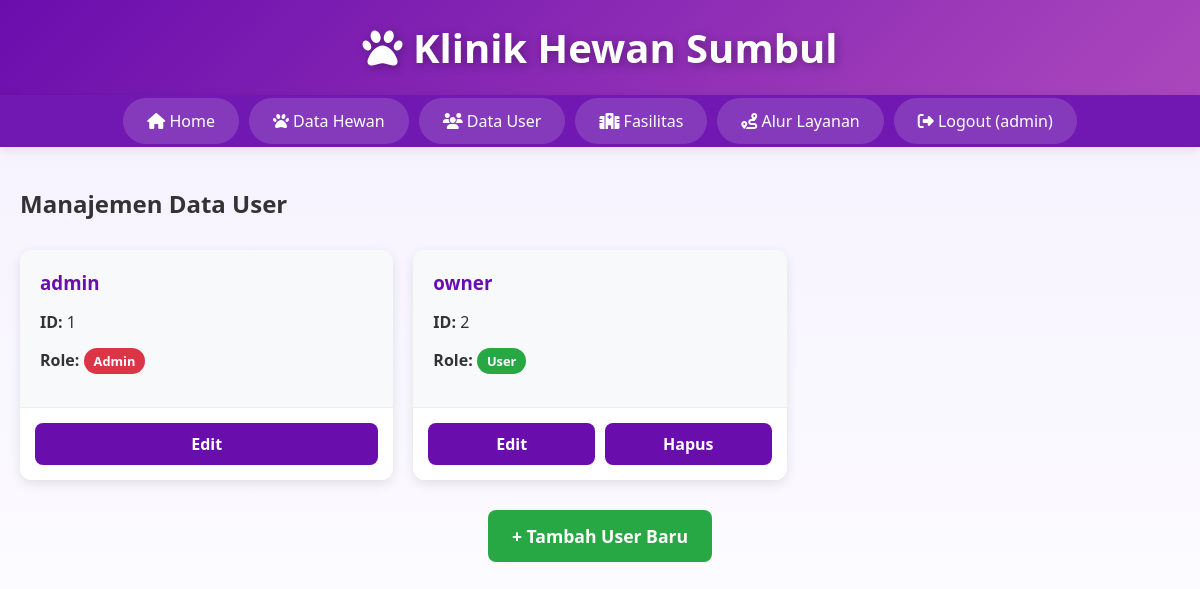
The app's page /data_user (signed in), older data.
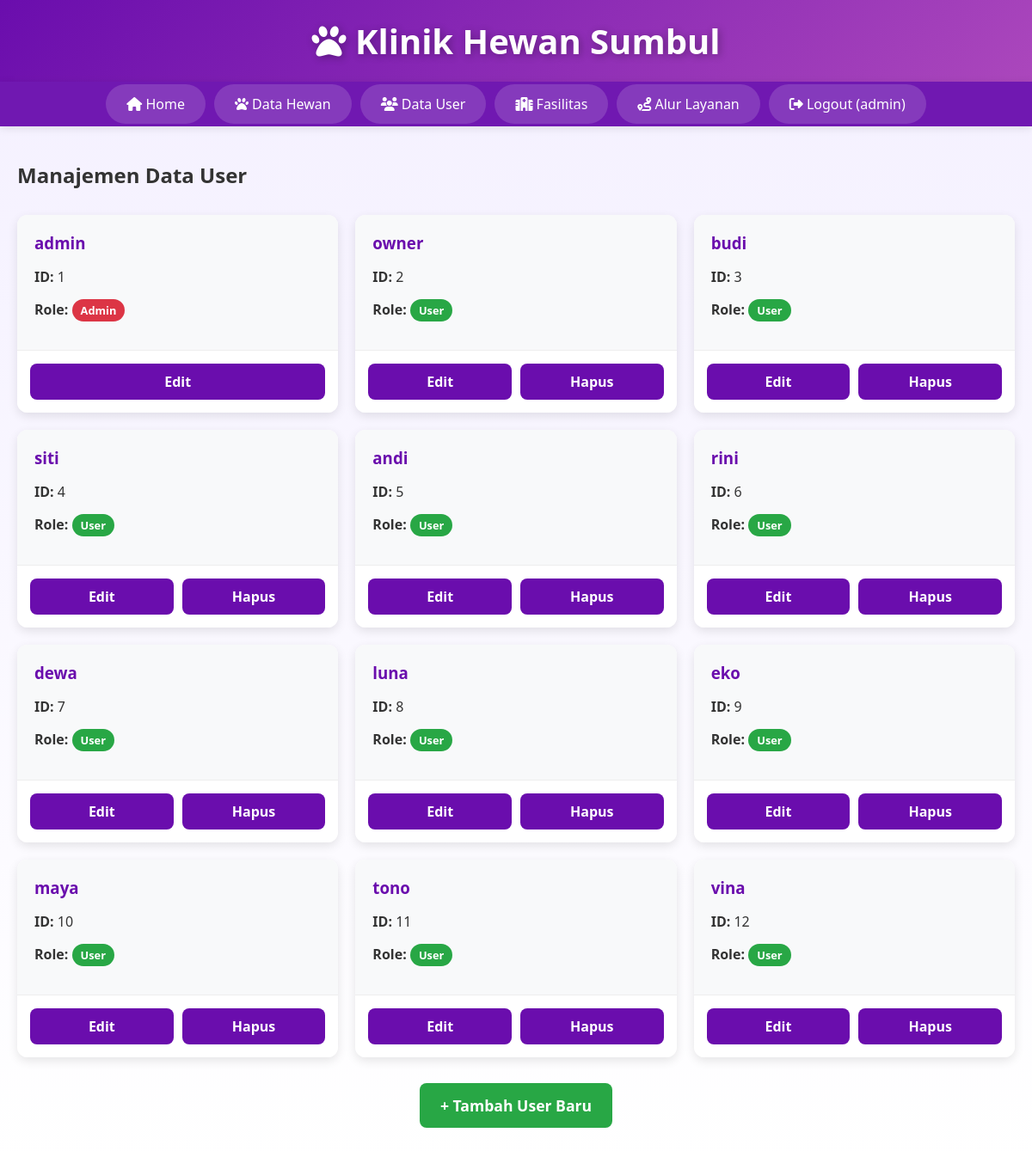
The same page, newer data.
### app.py (models this page shows)
class User(db.Model, UserMixin):
    id = db.Column(db.Integer, primary_key=True)
    username = db.Column(db.String(150), unique=True, nullable=False)
    password = db.Column(db.String(150), nullable=False)
    role = db.Column(db.String(50), nullable=False)  # 'admin' atau 'user'
    pets = db.relationship('Pet', backref='owner', lazy=True)

### app.py (the view)
@app.route('/data_user', methods=['GET', 'POST'])
@login_required
def data_user():
    if current_user.role != 'admin':
        flash('Akses ditolak! Hanya admin yang dapat mengakses halaman ini.', 'error')
        return redirect(url_for('home'))
    users = User.query.all()
    return render_template('data_user.html', users=users)

### app.py (called while the page is built)
@login_manager.user_loader
def load_user(user_id):
    return User.query.get(int(user_id))

### templates/data_user.html (shortened to what this page needs)
{% extends 'base.html' %}
{% block content %}
{% if current_user.role == 'admin' %}
<h2>Manajemen Data User</h2>
<div class="users-grid">
    {% if users %}
        {% for user in users %}
        <div class="user-card">
            <div class="user-info">
                <h3>{{ user.username }}</h3>
                <p><strong>ID:</strong> {{ user.id }}</p>
                <p><strong>Role:</strong>
                    <span class="role-badge {{ user.role }}">{{ user.role | capitalize }}</span>
                </p>
            </div>
            <div class="user-actions">
                <a href="{{ url_for('update_user', user_id=user.id) }}" class="btn btn-update">Edit</a>
                {% if user.username != 'admin' %}
                <a href="{{ url_for('delete_user', user_id=user.id) }}" class="btn btn-delete"
                   onclick="return confirm('Yakin menghapus user {{ user.username }}?')">Hapus</a>
                {% endif %}
            </div>
        </div>
        {% endfor %}
    {% else %}
        <p class="no-data">Belum ada user terdaftar.</p>
    {% endif %}
</div>
<div class="add-user-btn">
    <a href="{{ url_for('tambah_user') }}" class="btn btn-add">+ Tambah User Baru</a>
</div>
{% else %}
<p class="no-data">Akses ditolak. Halaman ini hanya untuk Admin.</p>
{% endif %}
{% endblock %}

### templates/base.html (shortened to what this page needs)
<!DOCTYPE html>
<html lang="id">
<head>
    <link rel="stylesheet" href="https://cdnjs.cloudflare.com/ajax/libs/font-awesome/6.5.0/css/all.min.css">
</head>
<body>
    <header>
        <h1><i class="fas fa-paw"></i> Klinik Hewan Sumbul</h1>
    </header>
    <nav>
        <ul>
            <li><a href="{{ url_for('home') }}"><i class="fas fa-home"></i> Home</a></li>
            {% if current_user.is_authenticated %}
                <li><a href="{{ url_for('data_hewan') }}"><i class="fas fa-paw"></i> Data Hewan</a></li>
                {% if current_user.role == 'admin' %}
                    <li><a href="{{ url_for('data_user') }}"><i class="fas fa-users"></i> Data User</a></li>
                {% endif %}
                <li><a href="{{ url_for('fasilitas') }}"><i class="fas fa-hospital"></i> Fasilitas</a></li>
                <li><a href="{{ url_for('alur_layanan') }}"><i class="fas fa-route"></i> Alur Layanan</a></li>
                <li><a href="{{ url_for('logout') }}"><i class="fas fa-sign-out-alt"></i> Logout ({{ current_user.username }})</a></li>
            {% else %}
                <li><a href="{{ url_for('login') }}"><i class="fas fa-sign-in-alt"></i> Login</a></li>
                <li><a href="{{ url_for('signup') }}"><i class="fas fa-user-plus"></i> Sign Up</a></li>
            {% endif %}
        </ul>
    </nav>
    <div class="container">
        {% block content %}{% endblock %}
    </div>
</body>
</html>

### templates/base.html (style rules this page uses)
:root { --primary: #6a0dad; --primary-dark: #520a8c; --accent: #ab47bc; --success: #28a745; --error: #dc3545; --info: #17a2b8; --light: #f8f9fa; --gray: #6c757d; --text: #333; --border: #e8e0ff; }
* { box-sizing: border-box; }
body { font-family: 'Segoe UI', Tahoma, Geneva, Verdana, sans-serif; margin: 0; padding: 0; background: linear-gradient(to bottom, #f4f0ff, #ffffff); min-height: 100vh; color: var(--text); }
header { background: linear-gradient(135deg, var(--primary), var(--accent)); color: white; padding: 20px; text-align: center; }
header h1 { margin: 0; font-size: 2.5em; text-shadow: 2px 2px 10px rgba(0,0,0,0.3); }
nav { background: rgba(106, 13, 173, 0.95); padding: 15px; box-shadow: 0 2px 10px rgba(0,0,0,0.1); }
nav ul { list-style: none; padding: 0; margin: 0; display: flex; justify-content: center; flex-wrap: wrap; gap: 10px; }
nav ul li a { color: white; text-decoration: none; padding: 12px 24px; background: rgba(255,255,255,0.15); border-radius: 25px; transition: all 0.3s; font-weight: 500; backdrop-filter: blur(10px); }
.container { max-width: 1400px; margin: 0 auto; padding: 20px; }

### templates/data_user.html (style rules this page uses)
.users-grid { display: grid; grid-template-columns: repeat(auto-fill, minmax(300px, 1fr)); gap: 20px; margin: 30px 0; }
.user-card { background: white; border-radius: 12px; box-shadow: 0 4px 12px rgba(0,0,0,0.1); overflow: hidden; display: flex; flex-direction: column; }
.user-info { padding: 20px; background: #f8f9fa; flex-grow: 1; }
.user-info h3 { margin: 0 0 10px; color: #6a0dad; }
.role-badge { padding: 4px 10px; border-radius: 20px; font-size: 0.8em; font-weight: bold; }
.role-badge.admin { background: #dc3545; color: white; }
.role-badge.user { background: #28a745; color: white; }
.user-actions { padding: 15px; background: white; border-top: 1px solid #eee; display: flex; gap: 10px; }
.btn { padding: 10px 16px; text-decoration: none; border-radius: 8px; font-weight: bold; text-align: center; flex: 1; }
.btn-update { background: #6a0dad; color: white; }
.btn-delete { background: #6a0dad; color: white; }
.btn-add { background: #28a745; color: white; display: inline-block; padding: 14px 24px; font-size: 1.1em; }
.add-user-btn { text-align: center; margin: 30px 0; }

Row changes from the older to the newer data that the page shows:
added User: username "budi", id "3", role "User"
added User: username "siti", id "4", role "User"
added User: username "andi", id "5", role "User"
added User: username "rini", id "6", role "User"
added User: username "dewa", id "7", role "User"
added User: username "luna", id "8", role "User"
added User: username "eko", id "9", role "User"
added User: username "maya", id "10", role "User"
added User: username "tono", id "11", role "User"
added User: username "vina", id "12", role "User"
